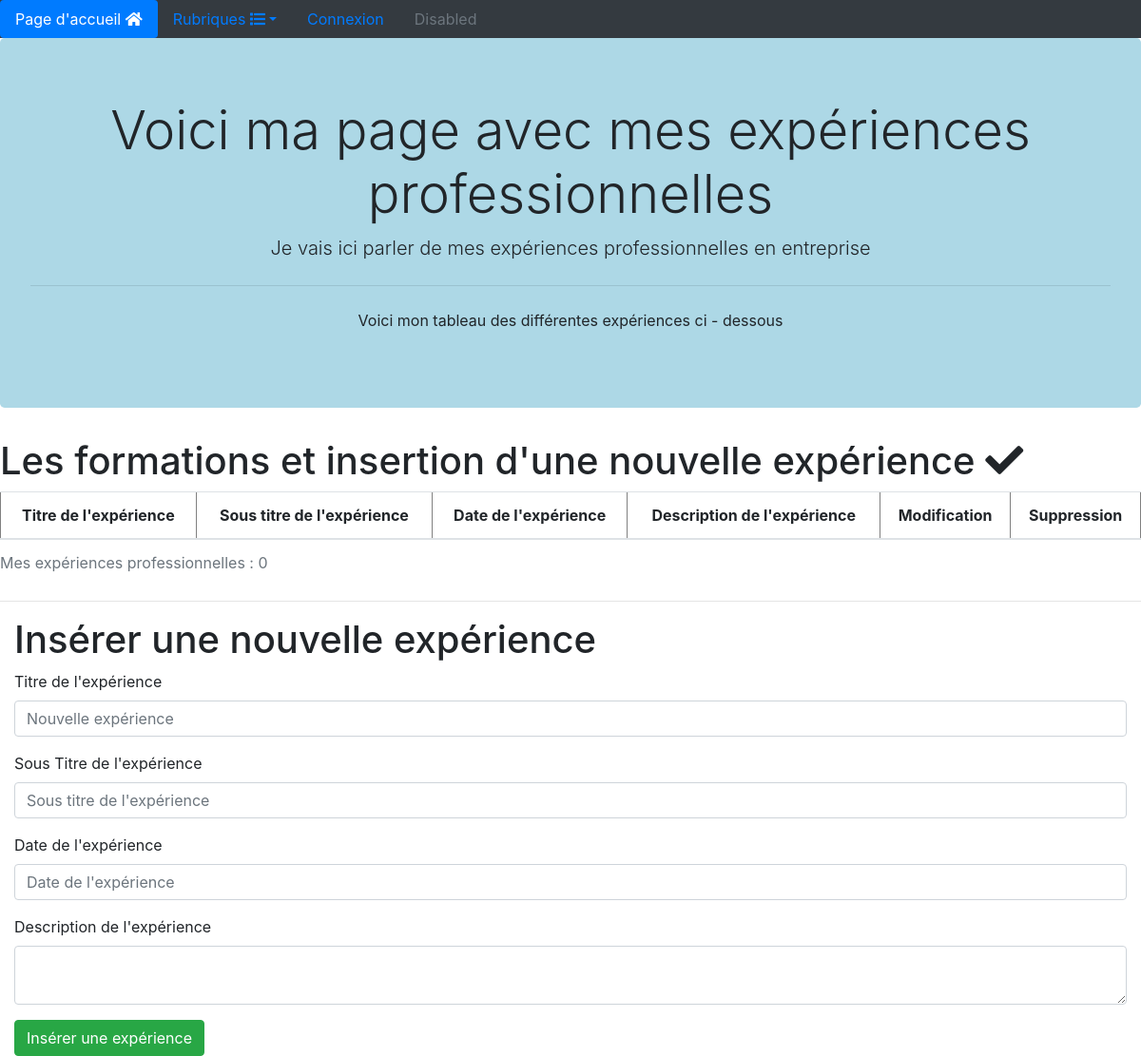
The app's page /admin/experiences.php, older data.
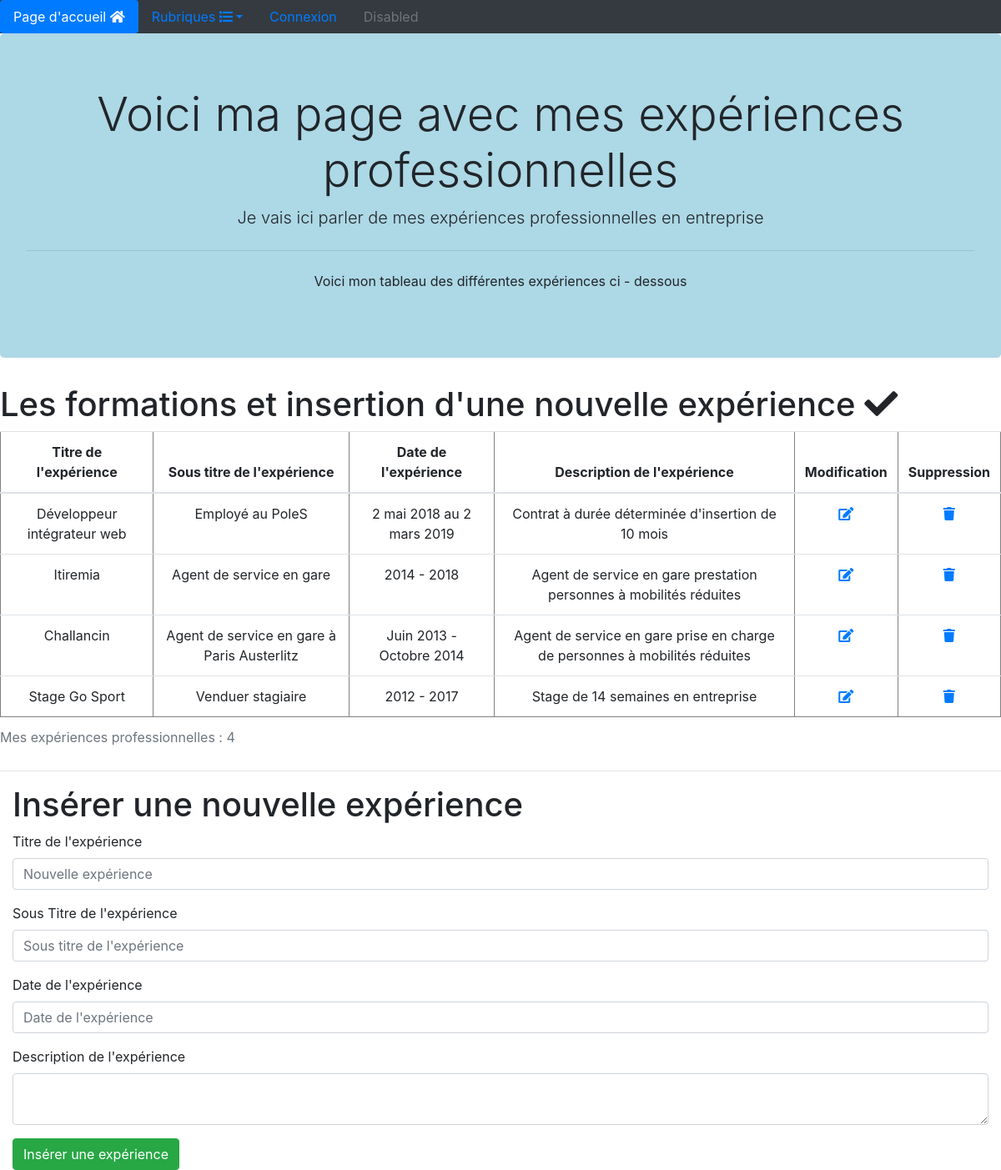
The same page, newer data.
### tables this page shows
CREATE TABLE `t_experiences` (
  `id_experience` int(3) NOT NULL,
  `titre_exp` varchar(150) NOT NULL,
  `stitre_exp` varchar(200) NOT NULL,
  `dates_exp` varchar(100) NOT NULL,
  `description_exp` text NOT NULL,
  `id_utilisateur` int(3) NOT NULL
);

### admin/experiences.php (the view, shortened to what this page needs)
<?php require 'connexion.php';
?>
<!DOCTYPE html>
<html lang="fr">
<head>
    <link rel="stylesheet" href="https://stackpath.bootstrapcdn.com/bootstrap/4.1.3/css/bootstrap.min.css">
    <link rel="stylesheet" href="https://use.fontawesome.com/releases/v5.3.1/css/all.css">
    <link rel="stylesheet" href="css/style.css">
</head>
<body>
     <?php require 'inc/navigation.php'; ?>
     <div class="jumbotron">
        <h1 class="display-4">Voici ma page avec mes expériences professionnelles</h1>
        <p class="lead">Je vais ici parler de mes expériences professionnelles en entreprise</p>
        <hr class="my-4">
        <p>Voici mon tableau des différentes expériences ci - dessous</p>
    </div>
<h1>Les formations et insertion d'une nouvelle expérience <i class="fas fa-check"></i></h1>
    <?php
        $sql = $pdoCV -> prepare("SELECT * FROM t_experiences");
        $sql -> execute();
        $nbr_experiences = $sql -> rowCount();
    ?>
   <div class="voir">
        <table class="table table-hover" border="1">
        <caption>Mes expériences professionnelles : <?php echo $nbr_experiences; ?> </caption>
            <thead>
                <tr>
                    <th>Titre de l'expérience</th>
                    <th>Sous titre de l'expérience</th>
                    <th>Date de l'expérience</th>
                    <th>Description de l'expérience</th>
                    <th>Modification</th>
                    <th>Suppression</th>
                </tr>
            </thead>
            <tbody>
            <?php  while($ligne_experience = $sql -> fetch())
                {
            ?>
                <tr>
                    <td><?php echo $ligne_experience['titre_exp']; ?></td>
                    <td><?php echo $ligne_experience['stitre_exp']; ?></td>
                    <td><?php echo $ligne_experience['dates_exp']; ?></td>
                    <td><?php echo $ligne_experience['description_exp']; ?></td>
                    <td><a href="modif_experience.php?id_experience=<?php echo $ligne_experience['id_experience']; ?> " ><i class="fas fa-edit"></i></a></td>
                    <td><a href="experiences.php?id_experience=<?php echo $ligne_formation['id_experience']; ?> " ><i class="fas fa-trash"></i></a></td>
                </tr>
                <?php
                    }
                ?>
            </tbody>
        </table>
   </div>
    <hr>
       <div class="container-fluid">
        <h1 >Insérer une nouvelle expérience</h1>
            <form class="form_experience" action="experiences.php" method="post">
               <div class="form-group">
                    <label for="titre_exp">Titre de l'expérience</label>
                    <input type="text" name="titre_exp" placeholder="Nouvelle expérience" class="form-control" required>
               </div>
                <div class="form-group">
                    <label for="stitre_exp">Sous Titre de l'expérience</label>
                    <input type="text" name="stitre_exp" placeholder="Sous titre de l'expérience" class="form-control" required>
               </div>
                <div class="form-group">
                    <label for="dates_exp">Date de l'expérience</label>
                    <input type="text" name="dates_exp" placeholder="Date de l'expérience" class="form-control" required>
               </div>
                <div class="form-group">
                    <label for="description_exp">Description de l'expérience</label>
                    <textarea name="description_exp" class="form-control"></textarea>
               </div>
                <div class="">
                    <button class="btn btn-success" type="submit">Insérer une expérience</button>
                </div>
            </form>
       </div>
</body>
</html>

Row changes from the older to the newer data that the page shows:
added t_experiences: titre_exp "Développeur intégrateur web", stitre_exp "Employé au PoleS", dates_exp "2 mai 2018 au 2 mars 2019", description_exp "Contrat à durée déterminée d'insertion de 10 mois"
added t_experiences: titre_exp "Itiremia", stitre_exp "Agent de service en gare", dates_exp "2014 - 2018", description_exp "Agent de service en gare prestation personnes à mobilités réduites"
added t_experiences: titre_exp "Challancin", stitre_exp "Agent de service en gare à Paris Austerlitz", dates_exp "Juin 2013 - Octobre 2014", description_exp "Agent de service en gare prise en charge de personnes à mobilités réduites"
added t_experiences: titre_exp "Stage Go Sport", stitre_exp "Venduer stagiaire", dates_exp "2012 - 2017", description_exp "Stage de 14 semaines en entreprise"
Text that changed along with them:
$nbr_experiences: "0" → "4"
